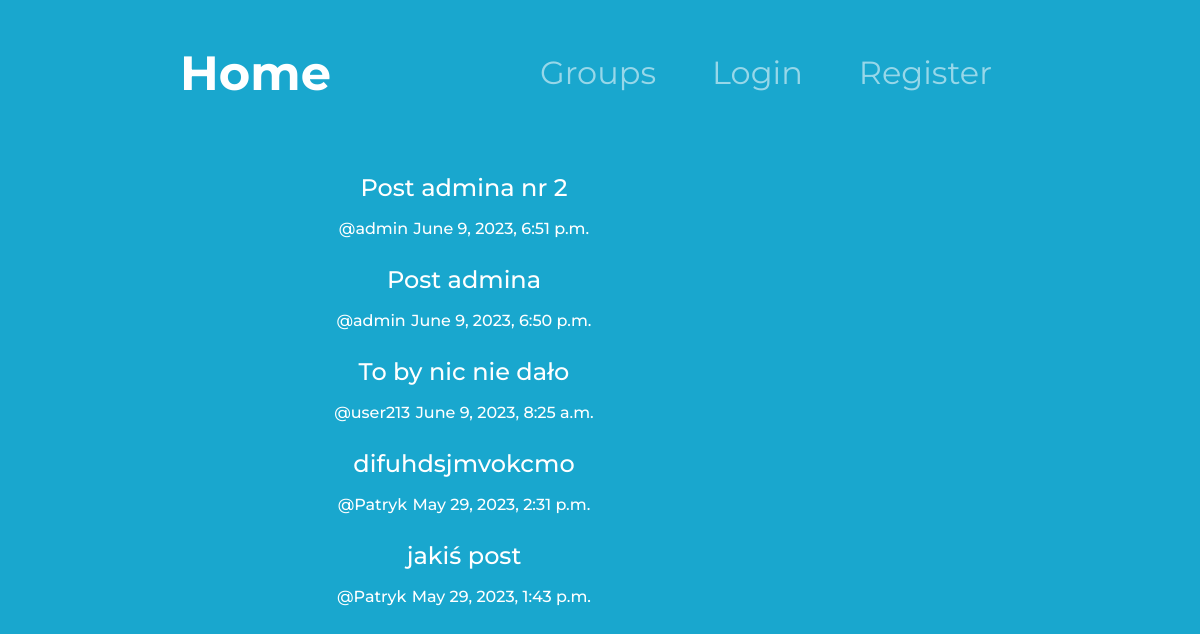
/posty/, run on the app's committed database.
### posty/models.py (models this page shows, shortened)
class Post(models.Model):
    user = models.ForeignKey(User, related_name='posts',
                             on_delete=models.CASCADE)
    created_at = models.DateTimeField(auto_now=True)
    message = models.TextField()
    message_html = models.TextField(editable=False)
    group = models.ForeignKey(
        Group, on_delete=models.CASCADE, related_name='posts')
    class Meta:
        ordering = ['-created_at']
        unique_together = ['user', 'message']

### posty/views.py (the view)
# urls.py: path('',PostList.as_view(),name='all'),
class PostList(SelectRelatedMixin,ListView):
    model = models.Post
    select_related = ('user','group')

### posty/templates/posty/post_list.html (shortened to what this page needs)
{% extends 'posty/post_base.html' %}
{% block post_content %}
    <div class="col-md-8">
        {% for post in post_list %}
            {% include "posty/_post.html" %}
        {% endfor %}
    </div>
{% endblock post_content %}

### posty/templates/posty/_post.html (shortened to what this page needs)
<div>
  <h3 class="post-message">{{ post.message_html|safe }}</h3>
  <div class="post-info">
    <h5>
      <span>
        <a class="post-info" href="{% url 'posts:for_user' username=post.user.username %}">@{{post.user.username}}</a>
      </span>
      <time datetime="">
        <a class="post-info" href="{% url 'posts:single' username=post.user.username pk=post.pk %}">{{post.created_at}}</a>
      </time>
    </h5>
  </div>
</div>

### static/styles.css (style rules this page uses)
body { font-family: 'Montserrat'; background-color: #19A7CE; text-align: center; color: white; }
h1, h2, h3, h4, h5, h6 { line-height: 1.5; }
.post-message { margin-bottom: -10px; font-size: 1.5rem; }
.post-info { font-size: 1rem; margin-bottom: 20px; }
a { color: #ffffff; text-decoration: none; }

### data on the page
Post: message_html "Post admina nr 2", user.username "admin", created_at "June 9, 2023, 6:51 p.m."
Post: message_html "Post admina", user.username "admin", created_at "June 9, 2023, 6:50 p.m."
Post: message_html "To by nic nie dało", user.username "user213", created_at "June 9, 2023, 8:25 a.m."
Post: message_html "difuhdsjmvokcmo", user.username "Patryk", created_at "May 29, 2023, 2:31 p.m."
Post: message_html "jakiś post", user.username "Patryk", created_at "May 29, 2023, 1:43 p.m."
